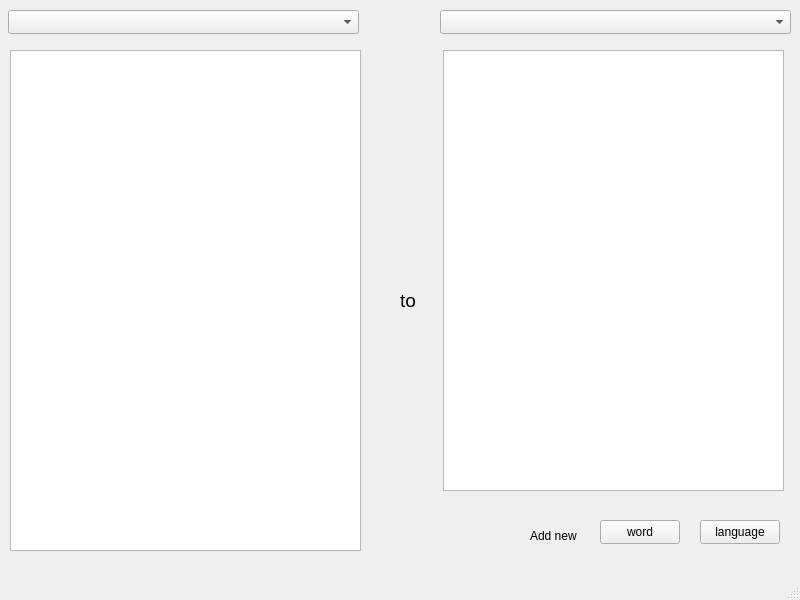
<?xml version="1.0" encoding="UTF-8"?>
<ui version="4.0">
 <class>MainWindow</class>
 <widget class="QMainWindow" name="MainWindow">
  <property name="geometry">
   <rect>
    <x>0</x>
    <y>0</y>
    <width>800</width>
    <height>600</height>
   </rect>
  </property>
  <property name="minimumSize">
   <size>
    <width>800</width>
    <height>600</height>
   </size>
  </property>
  <property name="maximumSize">
   <size>
    <width>800</width>
    <height>600</height>
   </size>
  </property>
  <property name="windowTitle">
   <string>MainWindow</string>
  </property>
  <widget class="QWidget" name="centralwidget">
   <widget class="QPlainTextEdit" name="plainTextEdit">
    <property name="geometry">
     <rect>
      <x>10</x>
      <y>50</y>
      <width>351</width>
      <height>501</height>
     </rect>
    </property>
   </widget>
   <widget class="QTextEdit" name="textEdit">
    <property name="enabled">
     <bool>true</bool>
    </property>
    <property name="geometry">
     <rect>
      <x>443</x>
      <y>50</y>
      <width>341</width>
      <height>441</height>
     </rect>
    </property>
    <property name="readOnly">
     <bool>true</bool>
    </property>
   </widget>
   <widget class="QComboBox" name="comboBox">
    <property name="geometry">
     <rect>
      <x>8</x>
      <y>10</y>
      <width>351</width>
      <height>24</height>
     </rect>
    </property>
   </widget>
   <widget class="QComboBox" name="comboBox_2">
    <property name="geometry">
     <rect>
      <x>440</x>
      <y>10</y>
      <width>351</width>
      <height>24</height>
     </rect>
    </property>
   </widget>
   <widget class="QLabel" name="label">
    <property name="geometry">
     <rect>
      <x>400</x>
      <y>290</y>
      <width>31</width>
      <height>20</height>
     </rect>
    </property>
    <property name="font">
     <font>
      <pointsize>14</pointsize>
     </font>
    </property>
    <property name="text">
     <string>to</string>
    </property>
   </widget>
   <widget class="QPushButton" name="pushButton">
    <property name="geometry">
     <rect>
      <x>700</x>
      <y>520</y>
      <width>80</width>
      <height>24</height>
     </rect>
    </property>
    <property name="text">
     <string>language</string>
    </property>
   </widget>
   <widget class="QPushButton" name="pushButton_2">
    <property name="geometry">
     <rect>
      <x>600</x>
      <y>520</y>
      <width>80</width>
      <height>24</height>
     </rect>
    </property>
    <property name="text">
     <string>word</string>
    </property>
   </widget>
   <widget class="QLabel" name="label_2">
    <property name="geometry">
     <rect>
      <x>530</x>
      <y>520</y>
      <width>61</width>
      <height>31</height>
     </rect>
    </property>
    <property name="text">
     <string>Add new</string>
    </property>
   </widget>
  </widget>
  <widget class="QMenuBar" name="menubar">
   <property name="geometry">
    <rect>
     <x>0</x>
     <y>0</y>
     <width>800</width>
     <height>22</height>
    </rect>
   </property>
  </widget>
  <widget class="QStatusBar" name="statusbar"/>
 </widget>
 <resources/>
 <connections/>
</ui>
